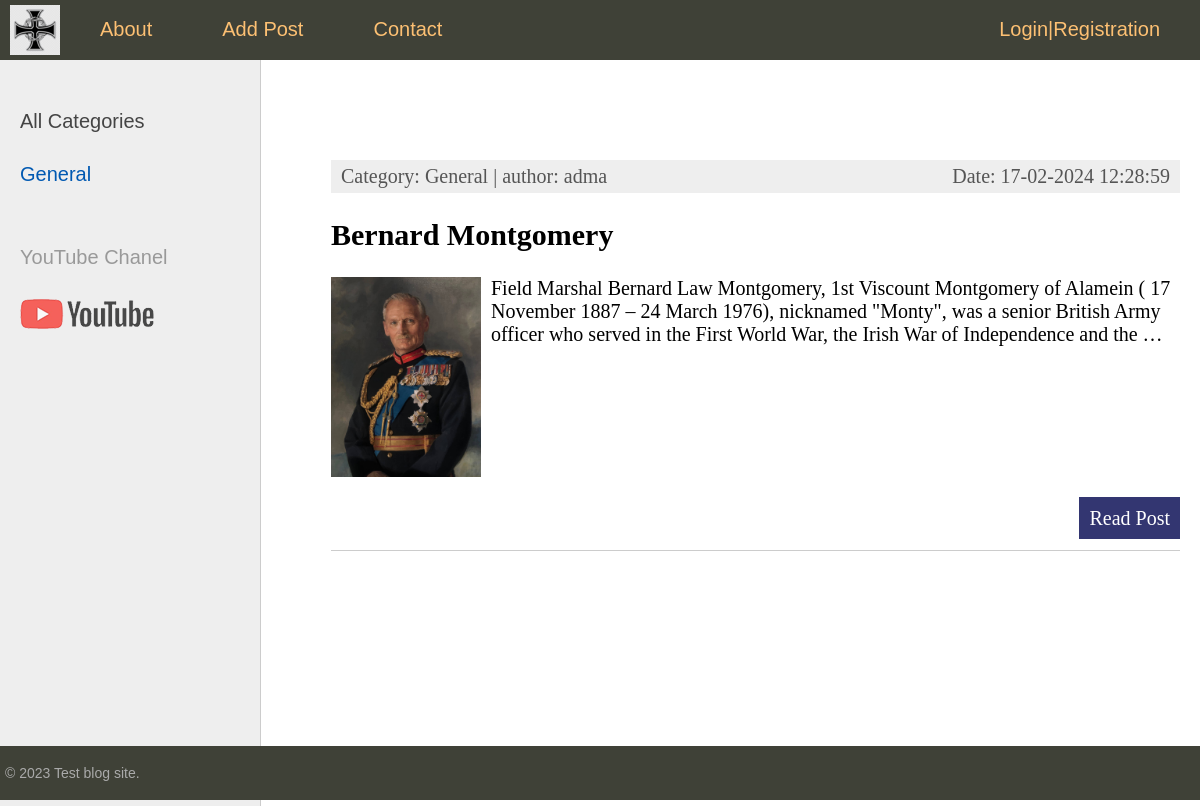
The page /category/general/ on the database its author committed.
### sitetest/models.py (models this page shows, shortened)
class Category(models.Model):
    name = models.CharField(max_length=100, db_index=True, verbose_name="Category")
    slug = models.SlugField(max_length=255, unique=True, db_index=True, verbose_name="Slug")
    class Meta:
        verbose_name = "Category"
        verbose_name_plural = "Catefories"

class Persons(models.Model):
    class Status(models.IntegerChoices):
        DRAFT = 0, "Not Published"
        PUBLISHED = 1, "Published"
    title = models.CharField(max_length=255, verbose_name="Name")
    slug = models.SlugField(max_length=255, unique=True, db_index=True, verbose_name="Slug")
    photo = models.FileField(upload_to='photos/%Y/%m/%d/',
                             blank=True, null=True, verbose_name="Photo")
    content = models.TextField(blank=True, verbose_name="content")
    time_create = models.DateTimeField(auto_now_add=True, verbose_name="Time of creation")
    time_update = models.DateTimeField(auto_now=True, verbose_name="Last update")
    is_published = models.BooleanField(choices=tuple(map(lambda x: (bool(x[0]), x[1]), Status.choices)),
                                       default=Status.DRAFT, verbose_name="Published Status")
    cat = models.ForeignKey('Category', on_delete=models.PROTECT, related_name='categ', verbose_name="Category")
    tags = models.ManyToManyField('TagPost', blank=True, related_name='tags', verbose_name="Tags")
    country = models.OneToOneField('Country', blank=True, on_delete=models.SET_NULL, null=True, related_name='countri',
                                   verbose_name="Country")
    author = models.ForeignKey(get_user_model(), on_delete=models.SET_NULL, related_name='posts', null=True,
                               default=True)
    objects = models.Manager()
    published = PublishedManager()
    class Meta:
        verbose_name_plural = "Person"
    def get_absolute_url(self):
        return reverse("post", kwargs={"post_slug": self.slug})

### users/models.py (models this page shows)
class MyUser(AbstractUser):
    photo = models.ImageField(upload_to='photos/pofile/%Y/%m/%d/', null=True)
    region=models.CharField(null=True, max_length=50)

### sitetest/views.py (the view)
# urls.py: path('category/<slug:cat_slug>/', views.ShowCategories.as_view(), name="category"),
class ShowCategories(DataMixin, ListView):
    template_name = 'sitetest/index.html'
    context_object_name = 'posts'
    def get_queryset(self):
        return Persons.published.filter(cat__slug=self.kwargs['cat_slug']).order_by('pk')
    def get_context_data(self, **kwargs):
        context = super().get_context_data(**kwargs)
        cat = context['posts'][0].cat  # cat is name of the Category of the first queryset value
        return self.get_mixin_context_data(context, title='Cat' + cat.name, cat_selected=cat.id)

### sitetest/models.py (called while the page is built)
    def get_queryset(self):
        return super().get_queryset().filter(is_published=Persons.Status.PUBLISHED)

### sitetest/templatetags/person_tags.py (called while the page is built)
@register.inclusion_tag('sitetest/list_categories.html')
def show_categories(cat_selected=0):
    cats = Category.objects.annotate(total=Count("categ")).filter(total__gt=0)
    return {'cats': cats, 'cat_selected': cat_selected}

@register.inclusion_tag('sitetest/list_tags.html')
def show_tags():
    tags = TagPost.objects.annotate(total=Count("tags")).filter(total__gt=0)
    return {'tags': tags}

### sitetest/utils.py (called while the page is built)
    def get_mixin_context_data(self, context, **kwargs):
        context['cat_selected'] = None
        context.update(kwargs)
        return context

### users/context_processors.py (called while the page is built)
def get_upper_menu(request):
    return {'upper_menu':menu}

### sitetest/templates/sitetest/index.html (shortened to what this page needs)
{% extends 'base.html' %}
{% block content %}
<ul class="list-articles">
    {% for p in posts %}
    <li>
        <div class="article-panel">
            <p class="first">Category: {{p.cat.name}}
                | author: {{p.author.username|default:"unknown"}}</p>
            <p class="last">Date: {{p.time_update|date:"d-m-Y H:i:s"}}</p>
        </div>
        <h2>{{p.title}}</h2>
        {% autoescape off %}
        {%if p.photo %}
        <p><a href="{{ p.get_absolute_url }}"><img class="img-article-left thumb" src="{{p.photo.url}}"></a></p>
        {%endif%}
        {{p.content|linebreaks|truncatewords:40}}
        {% endautoescape %}
        <p class="link-read-post"><a href="{{ p.get_absolute_url }}">Read Post</a></p>
    </li>
    {% endfor %}
</ul>
{% endblock %}

### sitetest/templates/sitetest/list_categories.html
{% for cat in cats %}
{% if cat.id == cat_selected%}
<li class="selected">{{cat.name}}</li>
{% else %}
<li><a href="{{ cat.get_absolute_url }}">{{cat.name}}</a></li>
{% endif %}
{% endfor %}

### sitetest/static/sitetest/css/styles.css (style rules this page uses)
html, body { font-family: 'Arial'; margin: 0; padding: 0; height: 100%; width: 100%; color: #444; }
a { color: #0059b2; text-decoration: none; }
img { max-width: 600px; height: auto; }
img.img-article-left { max-width: 300px; height: auto; float: left; padding: 0 10px 10px 0; }
img.img-article-left.thumb { max-width: 150px; height: auto; }
p.link-read-post { text-align: right; }
p.link-read-post a { padding: 10px; min-width: 100px; background: #333671; color: #fff; text-decoration: none; }
div.article-panel { background: #eee; padding: 5px 10px 5px 10px; box-sizing: border-box; overflow: hidden; color: #555; }
div.article-panel p.first { margin: 0; float: left; }
div.article-panel p.last { margin: 0; float: right; }
ul.list-articles { list-style: none; margin: 0; padding: 0; }
ul.list-articles li { border-bottom: 1px solid #ccc; }
.left-chapters ul li { margin: 30px 0 0 0; color: #999; }
.left-chapters ul li.selected { color: #0059b2; }

### rows shown on the page
Category: name "General"
Persons: cat.name "General", author.username "adma", time_update "17-02-2024 12:28:59", title "Bernard Montgomery", photo (picture), content "Field Marshal Bernard Law Montgomery, 1st Viscount Montgomery of Alamein ( 17 November 1887 – 24 March 1976), nicknamed \"Monty\", was a senior British Army officer who served in the First World War, the Irish War of Independence and the …"

### other values the page prints
{{ m.title }} "About" "Add Post" "Contact"
